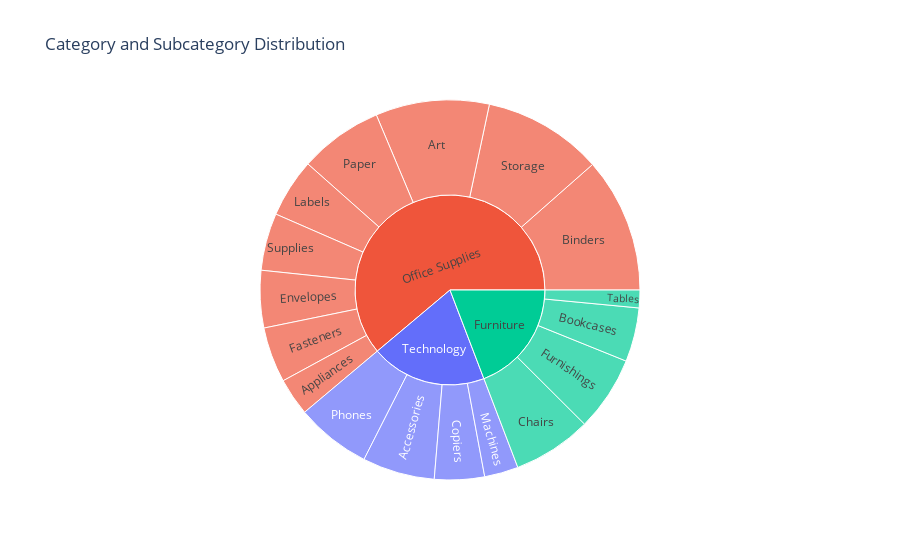

Notebook cell for this chart:
### Code cell
# Sunburst Chart for Categories and Subcategories
fig_sunburst = px.sunburst(subcategory_counts, path=["Category", "Sub-Category"], values="Count", 
                           title="Category and Subcategory Distribution", color="Category")
fig_sunburst.show()

### Figure 1 — Plotly figure (JSON) as saved in the notebook; plotly's stock layout.template omitted (floating-point values rounded to 4 significant figures)
{"data": [{"branchvalues": "total", "customdata": [["Technology"], ["Office Supplies"], ["Office Supplies"], ["Office Supplies"], ["Office Supplies"], ["Technology"], ["Office Supplies"], ["Furniture"], ["Office Supplies"], ["Office Supplies"], ["Technology"], ["Furniture"], ["Furniture"], ["Technology"], ["Office Supplies"], ["Office Supplies"], ["Furniture"], ["Furniture"], ["Office Supplies"], ["Technology"]], "domain": {"x": [0, 1], "y": [0, 1]}, "hovertemplate": "labels=%{label}<br>Count=%{value}<br>parent=%{parent}<br>id=%{id}<br>Category=%{customdata[0]}<extra></extra>", "ids": ["Technology/Accessories", "Office Supplies/Appliances", "Office Supplies/Art", "Office Supplies/Binders", "Office Supplies/Paper", "Technology/Machines", "Office Supplies/Labels", "Furniture/Furnishings", "Office Supplies/Fasteners", "Office Supplies/Envelopes", "Technology/Copiers", "Furniture/Chairs", "Furniture/Bookcases", "Technology/Phones", "Office Supplies/Storage", "Office Supplies/Supplies", "Furniture/Tables", "Furniture", "Office Supplies", "Technology"], "labels": ["Accessories", "Appliances", "Art", "Binders", "Paper", "Machines", "Labels", "Furnishings", "Fasteners", "Envelopes", "Copiers", "Chairs", "Bookcases", "Phones", "Storage", "Supplies", "Tables", "Furniture", "Office Supplies", "Technology"], "marker": {"colors": ["#636efa", "#EF553B", "#EF553B", "#EF553B", "#EF553B", "#636efa", "#EF553B", "#00cc96", "#EF553B", "#EF553B", "#636efa", "#00cc96", "#00cc96", "#636efa", "#EF553B", "#EF553B", "#00cc96", "#00cc96", "#EF553B", "#636efa"]}, "name": "", "parents": ["Technology", "Office Supplies", "Office Supplies", "Office Supplies", "Office Supplies", "Technology", "Office Supplies", "Furniture", "Office Supplies", "Office Supplies", "Technology", "Furniture", "Furniture", "Technology", "Office Supplies", "Office Supplies", "Furniture", "", "", ""], "type": "sunburst", "values": [3034, 1577, 4768, 5666, 3507, 1422, 2469, 3141, 2325, 2404, 2097, 3310, 2266, 3154, 5019, 2405, 744, 9461, 30140, 9707]}], "layout": {"legend": {"tracegroupgap": 0}, "title": {"text": "Category and Subcategory Distribution"}}}
